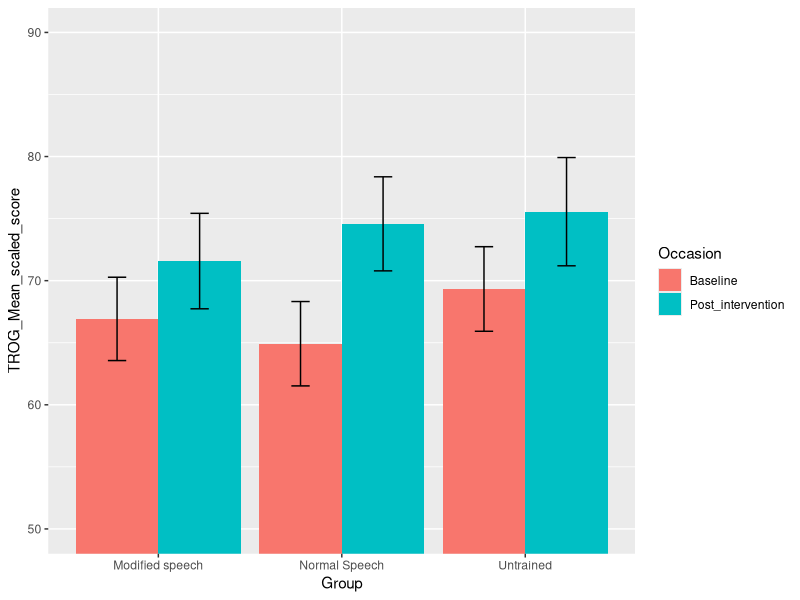
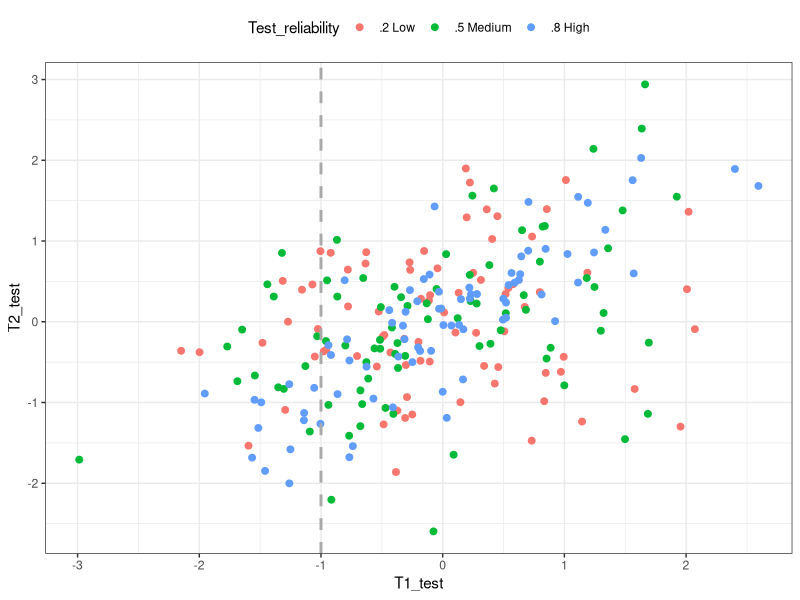

Write the R code that produced these figures, in order.
## ---- chunk 1
list_of_packages<-c("tidyverse","kableExtra","knitr")
new.packages <- list_of_packages[!(list_of_packages %in% installed.packages()[,"Package"])]
if(length(new.packages))install.packages(new.packages,dependencies = TRUE)

library(tidyverse)
library(kableExtra)
library(knitr)
## ---- chunk 2
require(reshape2)
# Data for means and SD from the article, time 1 and time 2 TROG
# First block, commented out, includes data from 'dropout' cases - originally plotted these as well
# time1<- c(64.92,11.77,66.92,11.63,69.33,10.22,55,0.001)
# time2 <- c(74.58,	13.13,	71.58,	13.32,	75.56,	13.08,	64.33,	8.08)
# group <- c('1. Speech','2. Modified speech','3. Untrained','Drop-out')
# myN <- c(12, 12,9, 3)
time1<- c(64.92,11.77,66.92,11.63,69.33,10.22)
time2 <- c(74.58,	13.13,	71.58,	13.32,	75.56,	13.08)
Group <- c('Normal Speech','Modified speech','Untrained')
myN <- c(12, 12,9)
Baseline<-time1[c(1,3,5)]
Post_intervention<-time2[c(1,3,5)]
pretestSE<-time1[c(2,4,6)]/sqrt(myN)
posttestSE <- time2[c(2,4,6)]/sqrt(myN)


df1 <- data.frame(Baseline, Post_intervention,Group)
dfse <-data.frame(pretestSE,posttestSE,Group)
df2 <- melt(df1, id.vars='Group')
df2se <-melt(dfse,id.vars='Group')
df2<-cbind(df2,df2se$value)
colnames(df2)[2:4]<-c('Occasion','TROG_Mean_scaled_score','se')
head(df2)

p <- ggplot(df2, aes(x=Group, y=TROG_Mean_scaled_score, fill=Occasion)) +
    geom_bar(stat='identity', position='dodge')+
  geom_errorbar(aes(ymin=TROG_Mean_scaled_score-se, ymax=TROG_Mean_scaled_score+se), width=.2,position=position_dodge(.9))

p + coord_cartesian(ylim = c(50, 90))

#Figure will need tidying up a bit! Would like bigger x axis label and underscores removed from y axis. 

## ---- chunk 3
set.seed(12)
makecordat <- function(myN,mycor) {
  #mycor correlation between time 1 and time 2. ie test-retest reliability
test_t1<-rnorm(n = myN, mean = 0, sd = 1) 
    
test_t2<-mycor*sd(test_t1)*test_t1+(sqrt(1-mycor^2))*sd(test_t1)*rnorm(length(test_t1))
thisdat <- data.frame(cbind(test_t1,test_t2))
return(thisdat)
}

myN <- 80
allcor <- c(.2,.5,.8)
reliabgroup <-c('.2 Low','.5 Medium','.8 High')
for (c in 1:length(allcor)){
  mycor <- allcor[c]
  mydat <- makecordat(myN,mycor)
  mydat$reliab <- mycor
  mydat$reliabgroup <-reliabgroup[c]
  if (c==1)
  {bigdat<-mydat}
  if (c>1)
  {bigdat<-rbind(bigdat,mydat)}
}
colnames(bigdat)<-c('T1_test','T2_test','reliability','Test_reliability')
bigdat$Test_reliability <- as.factor(bigdat$Test_reliability)
p <- ggplot(data=bigdat,aes(x=T1_test,y=T2_test))+geom_point(aes(colour=Test_reliability),size=2)+theme_bw()+theme(legend.position = "top")
p+  geom_vline(xintercept =(-1),linetype="dashed", color = "darkgrey", size=1)

#removed regression line +geom_smooth(method='lm',formula=y~x,se=F)
lowscorers <- bigdat[bigdat$T1_test< (-1),]


mymeans<-aggregate(lowscorers[,1:2],list(lowscorers$Test_reliability),mean)
colnames(mymeans)[1]<- 'Test_reliability'
mymeans$Test_reliability <- reliabgroup
mymeans[,2:3]<-round(mymeans[,2:3],2)
